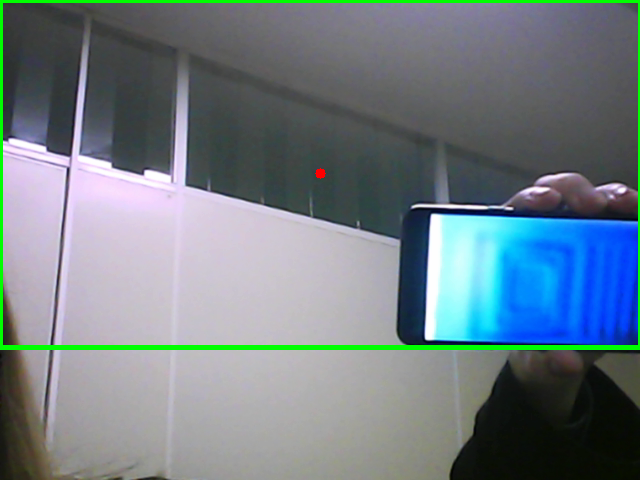
#> input picture camera/img2.png, 640 x 480 px, given in place of the camera
$ python foto_bk.py
#> lines starting #> are read from the running program, lines starting #| are printed output that depends on the picture; after the words box and inside, x2 and y2 are one past the last pixel; in counts of white or black regions, pixels touching at a corner belong together
import cv2
import numpy

def foto2():
    vet_analise = [0, 0, 0, 0, 0, 0, 0, 0, 0]
    camera_porta = 0
    camera = cv2.VideoCapture(0)
    Arquivo_raiz = "imagem.png"

    print("tecle ESC para sair ou t para fotografar")

    kernel = numpy.ones((5, 5), numpy.uint8)
    rangomax = numpy.array([255, 55, 55])  # B, G, R
    rangomin = numpy.array([51, 0, 0])
    # -----------------------------------------------------------------------------------------------------------------------
    loop = 0
    while loop < 7:
        retval, img = camera.read(0)
#> img is the input picture: shape (480, 640, 3); mean B, G, R 133.2, 126, 112.2
        cv2.imshow("foto", img)
        cv2.imwrite(Arquivo_raiz, img)
        # -----------------------------------------------------------------------------------------------------------------------
        #                                           '''janela 0'''
        if vet_analise[0] == 0:
            part0 = img[0:155, 0:213]
            mask = cv2.inRange(part0, rangomin, rangomax)
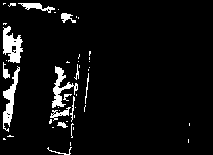
#> mask: shape (155, 213); 5.9% white; 46 white regions (33 under 20 px), largest, box (x1, y1, x2, y2) and area: (3, 26, 23, 63) 442, (3, 66, 20, 132) 394, (52, 66, 78, 108) 361
            opening = cv2.morphologyEx(mask, cv2.MORPH_OPEN, kernel)
#> opening: shape (155, 213); 2.7% white; 11 white regions, largest, box (x1, y1, x2, y2) and area: (3, 35, 20, 62) 261, (3, 103, 13, 123) 128, (3, 86, 15, 100) 122
            x, y, w, h = cv2.boundingRect(opening)
#> x = 3; y = 3; w = 67; h = 120
            at = int(x + w / 2)
#> at = 36
            bt = int(y + h / 2)
#> bt = 63
            cv2.rectangle(part0, (x, y), (x + w, y + h), (0, 255, 0), 3)
#> part0: shape (155, 213, 3); mean B, G, R 79.5, 94.3, 71.9
            cv2.circle(part0, (at, bt), 5, (0, 0, 255), -1)
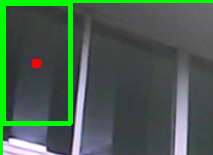
#> part0: shape (155, 213, 3); mean B, G, R 79.3, 94.1, 72.4
            cv2.imshow('camera', part0)
            print("jogada na casa 0")
            if (at + bt) > 0:
                vet_analise[0] = 1
                print("objeto detectado")
        # -----------------------------------------------------------------------------------------------------------------------
        #                                              janela 1
        if vet_analise[1] == 0:
            part1 = img[0:155, 213:426]
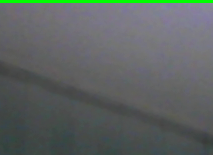
#> part1: shape (155, 213, 3); mean B, G, R 97.6, 99.1, 92.6
            mask = cv2.inRange(part1, rangomin, rangomax)
#> mask: shape (155, 213); every value is 0
            opening = cv2.morphologyEx(mask, cv2.MORPH_OPEN, kernel)
            x, y, w, h = cv2.boundingRect(opening)
#> x = 0; y = 0; w = 0; h = 0
            at = int(x + w / 2)
#> at = 0
            bt = int(y + h / 2)
#> bt = 0
            cv2.rectangle(part1, (x, y), (x + w, y + h), (0, 255, 0), 3)
            cv2.circle(part1, (at, bt), 5, (0, 0, 255), -1)
#> part1: shape (155, 213, 3); 0.08% of pixels changed, all inside (x1, y1, x2, y2) = (0, 0, 6, 6)
            cv2.imshow('camera1', part1)
            print("jogada na casa 1")
            if (at + bt) > 0:
                vet_analise[1] = 1
                print("objeto detectado em 1")
        # -----------------------------------------------------------------------------------------------------------------------
        #                                               janela 2
        if vet_analise[2] == 0:
            part2 = img[0:155, 426:640]
            mask = cv2.inRange(part2, rangomin, rangomax)
#> mask: shape (155, 214); every value is 0
            opening = cv2.morphologyEx(mask, cv2.MORPH_OPEN, kernel)
            x, y, w, h = cv2.boundingRect(opening)
            at = int(x + w / 2)
            bt = int(y + h / 2)
            cv2.rectangle(part2, (x, y), (x + w, y + h), (0, 255, 0), 3)
            cv2.circle(part2, (at, bt), 5, (0, 0, 255), -1)
#> part2: shape (155, 214, 3); mean B, G, R 102.6, 102.2, 95
            cv2.imshow('camera2', part2)
            print("jogada na casa 2")
            if (at + bt) > 0:
                vet_analise[2] = 1
                print("objeto detectado em 2")
        # -----------------------------------------------------------------------------------------------------------------------
        #                                             janela 3

        if vet_analise[3] == 0:
            part3 = img[160:320, 0:213]
            mask = cv2.inRange(part3, rangomin, rangomax)
#> mask: shape (160, 213); 0.15% white in thin lines or dots, all inside (x1, y1, x2, y2) = (57, 7, 213, 127)
            opening = cv2.morphologyEx(mask, cv2.MORPH_OPEN, kernel)
#> opening: shape (160, 213); every value is 0
            x, y, w, h = cv2.boundingRect(opening)
            at = int(x + w / 2)
            bt = int(y + h / 2)
            cv2.rectangle(part3, (x, y), (x + w, y + h), (0, 255, 0), 3)
            cv2.circle(part3, (at, bt), 5, (0, 0, 255), -1)
#> part3: shape (160, 213, 3); mean B, G, R 207.5, 191.3, 199.4
            cv2.imshow('camera3', part3)
            print("jogada na casa 3")
            if (at + bt) > 0:
                vet_analise[3] = 1
                print("objeto detectado em 3")
        # -----------------------------------------------------------------------------------------------------------------------
        #                                            janela 4
        if vet_analise[4] == 0:
            part4 = img[160:320, 213:426]
            mask = cv2.inRange(part4, rangomin, rangomax)
#> mask: shape (160, 213); 7.8% white; 32 white regions (28 under 20 px), largest, box (x1, y1, x2, y2) and area: (185, 49, 213, 160) 2446, (199, 41, 213, 44) 24, (7, 32, 21, 37) 23, (107, 57, 122, 62) 21
            opening = cv2.morphologyEx(mask, cv2.MORPH_OPEN, kernel)
#> opening: shape (160, 213); 6.7% white; 2 white regions (1 under 20 px), largest, box (x1, y1, x2, y2) and area: (187, 51, 213, 160) 2266
            x, y, w, h = cv2.boundingRect(opening)
#> x = 187; y = 51; w = 26; h = 109
            at = int(x + w / 2)
#> at = 200
            bt = int(y + h / 2)
#> bt = 105
            cv2.rectangle(part4, (x, y), (x + w, y + h), (0, 255, 0), 3)
#> part4: shape (160, 213, 3); mean B, G, R 141.5, 141.1, 131.9
            cv2.circle(part4, (at, bt), 5, (0, 0, 255), -1)
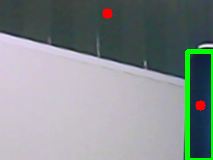
#> part4: shape (160, 213, 3); mean B, G, R 141.3, 141, 132.4
            cv2.imshow('camera4', part4)
            print("jogada na casa 4")
            if (at + bt) > 0:
                vet_analise[4] = 1
                print("objeto detectado em  4")
        # -----------------------------------------------------------------------------------------------------------------------
        #                                             janela 5
        if vet_analise[5] == 0:
            part5 = img[160:320, 426:640]
            mask = cv2.inRange(part5, rangomin, rangomax)
#> mask: shape (160, 214); 4.6% white; 40 white regions (34 under 20 px), largest, box (x1, y1, x2, y2) and area: (16, 40, 168, 59) 874, (203, 97, 212, 160) 287, (0, 51, 5, 106) 126, (31, 42, 77, 45) 79, (162, 50, 168, 57) 31, (173, 59, 194, 60) 21
            opening = cv2.morphologyEx(mask, cv2.MORPH_OPEN, kernel)
#> opening: shape (160, 214); 2.4% white; 5 white regions, box (x1, y1, x2, y2) and area: (86, 48, 118, 58) 263, (203, 124, 212, 160) 213, (126, 47, 148, 56) 163, (62, 49, 80, 56) 99, (0, 51, 4, 71) 70
            x, y, w, h = cv2.boundingRect(opening)
#> x = 0; y = 47; w = 212; h = 113
            at = int(x + w / 2)
#> at = 106
            bt = int(y + h / 2)
#> bt = 103
            cv2.rectangle(part5, (x, y), (x + w, y + h), (0, 255, 0), 3)
#> part5: shape (160, 214, 3); mean B, G, R 180.8, 141.6, 59.7
            cv2.circle(part5, (at, bt), 5, (0, 0, 255), -1)
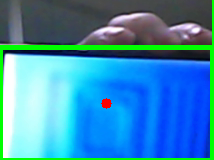
#> part5: shape (160, 214, 3); mean B, G, R 180.2, 141.2, 60.3
            cv2.imshow('camera5', part5)
            print("jogada na casa 5")
            if (at + bt) > 0:
                vet_analise[5] = 1
                print("objeto detectado em 5")
        # -----------------------------------------------------------------------------------------------------------------------
        #                                   JANELA 6
        if vet_analise[5] == 0:
            part6 = img[320:480, 0:210]
            mask = cv2.inRange(part6, rangomin, rangomax)
            opening = cv2.morphologyEx(mask, cv2.MORPH_OPEN, kernel)
            x, y, w, h = cv2.boundingRect(opening)
            at = int(x + w / 2)
            bt = int(y + h / 2)
            cv2.rectangle(part6, (x, y), (x + w, y + h), (0, 255, 0), 3)
            cv2.circle(part6, (at, bt), 5, (0, 0, 255), -1)
            cv2.imshow('camera6', part6)
            print("jogada na casa 6")
            if (at + bt) > 0:
                vet_analise[6] = 1
                print("objeto detectado em 6")
        # -----------------------------------------------------------------------------------------------------------------------
        #                                     JANELA 7
        if vet_analise[7] == 0:
            part7 = img[320:480, 213:426]
            mask = cv2.inRange(part7, rangomin, rangomax)
#> mask: shape (160, 213); 1.4% white; 5 white regions (4 under 20 px), largest, box (x1, y1, x2, y2) and area: (187, 0, 213, 25) 443
            opening = cv2.morphologyEx(mask, cv2.MORPH_OPEN, kernel)
#> opening: shape (160, 213); 1.2% white; 1 white region, box (x1, y1, x2, y2) and area: (187, 0, 211, 21) 421
            x, y, w, h = cv2.boundingRect(opening)
#> x = 187; y = 0; w = 24; h = 21
            at = int(x + w / 2)
#> at = 199
            bt = int(y + h / 2)
#> bt = 10
            cv2.rectangle(part7, (x, y), (x + w, y + h), (0, 255, 0), 3)
#> part7: shape (160, 213, 3); mean B, G, R 158.1, 169.9, 159.6
            cv2.circle(part7, (at, bt), 5, (0, 0, 255), -1)
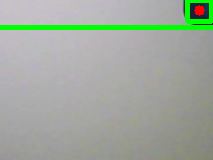
#> part7: shape (160, 213, 3); mean B, G, R 157.9, 169.8, 160.2
            cv2.imshow('camera7', part7)
            print("jogada na casa 7")
            if (at + bt) > 0:
                vet_analise[7] = 1
                print("objeto detectado em 7")
        # -----------------------------------------------------------------------------------------------------------------------
        #                                    JANELA 8
        if vet_analise[8] == 0:
            part8 = img[320:480, 426:640]
            mask = cv2.inRange(part8, rangomin, rangomax)
#> mask: shape (160, 214); 2.9% white; 25 white regions (23 under 20 px), largest, box (x1, y1, x2, y2) and area: (0, 0, 212, 25) 846, (173, 5, 179, 21) 63
            opening = cv2.morphologyEx(mask, cv2.MORPH_OPEN, kernel)
#> opening: shape (160, 214); 1.4% white; 2 white regions, box (x1, y1, x2, y2) and area: (184, 0, 212, 25) 459, (174, 13, 179, 18) 25
            x, y, w, h = cv2.boundingRect(opening)
#> x = 174; w = 38; h = 25
            at = int(x + w / 2)
#> at = 193
            bt = int(y + h / 2)
#> bt = 12
            cv2.rectangle(part8, (x, y), (x + w, y + h), (0, 255, 0), 3)
#> part8: shape (160, 214, 3); mean B, G, R 69.8, 70.2, 44.2
            cv2.circle(part8, (at, bt), 5, (0, 0, 255), -1)
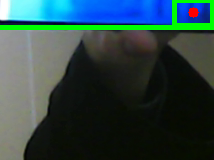
#> part8: shape (160, 214, 3); mean B, G, R 69.4, 70.1, 44.8
            cv2.imshow('camera8', part8)
            print("jogada na casa 8")
            if (at + bt) > 0:
                vet_analise[8] = 1
                print("objeto detectado em 8")
        loop += 1
    # -----------------------------------------------------------------------------------------------------------------------
    cv2.destroyAllWindows()
    camera.release()
    print(vet_analise)
    return vet_analise

foto2()

'''vet_lido = foto2()
for esp in range(len(vet_controle)):
    global vet_controle
    global vet_lido
    if vet_controle[esp] != vet_lido[esp]:
        vet_controle[esp] = vet_lido[esp]
        print('Nova jogada na posição {}'.format(esp))
        print(foto2())'''
